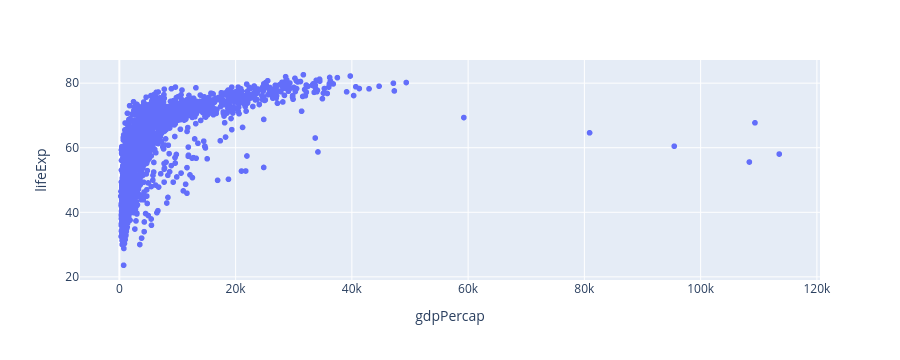

The notebook cell saved with this chart:
### Markdown cell above
## Working with Plotly Express

Let's take apart our Plotly Expess figure of the Gapminder data and build it up from the beginning, exploring how each feature works.

We'll begin be importing `plotly.express as px` and loading the data - which comes as part of the plotly express package - into a DataFrame.

Then we'll use Plotly to make a simple scatterplot of per capita GDP and Life expectancy.

### Code cell
import plotly.express as px
#Load the gapminder dataset
df=px.data.gapminder()
#create the scatter plot
fig=px.scatter(df,
               x="gdpPercap",
               y="lifeExp")
#Display the plot
fig.show()

### Figure 1 — Plotly figure (JSON) as saved in the notebook; plotly's stock layout.template omitted (floating-point values rounded to 4 significant figures; data arrays with more than 128 entries replaced by an {"elided": "..."} marker saying what was removed)
{"data": [{"hovertemplate": "gdpPercap=%{x}<br>lifeExp=%{y}<extra></extra>", "legendgroup": "", "marker": {"color": "#636efa", "symbol": "circle"}, "mode": "markers", "name": "", "showlegend": false, "type": "scattergl", "x": {"elided": "1704 float values"}, "xaxis": "x", "y": {"elided": "1704 float values"}, "yaxis": "y"}], "layout": {"autosize": true, "height": 360, "legend": {"tracegroupgap": 0}, "margin": {"t": 60}, "xaxis": {"anchor": "y", "autorange": true, "domain": [0, 1], "range": [-7281.0, 121000.0], "title": {"text": "gdpPercap"}, "type": "linear"}, "yaxis": {"anchor": "x", "autorange": true, "domain": [0, 1], "range": [19.03, 87.17], "title": {"text": "lifeExp"}, "type": "linear"}}}
